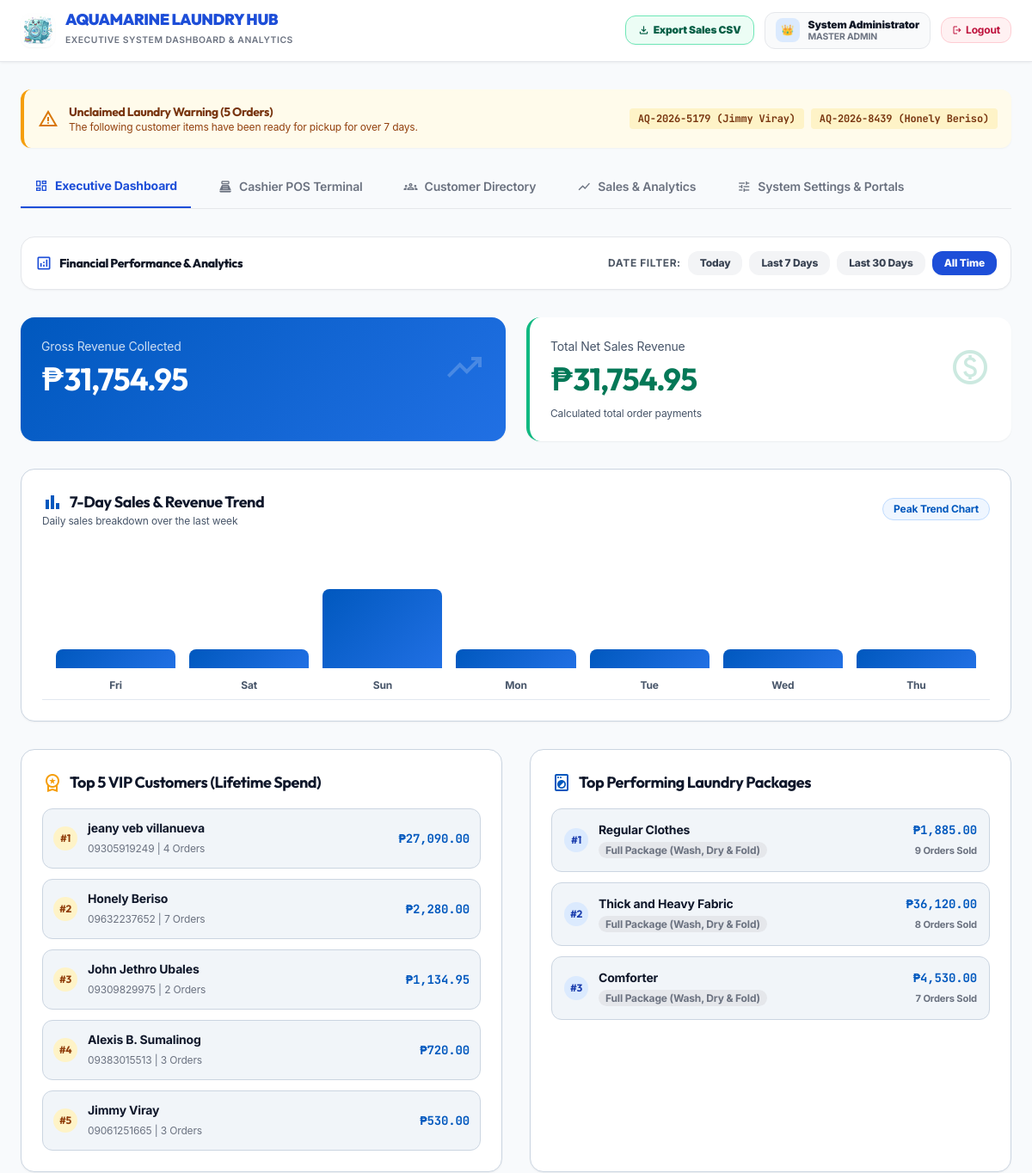
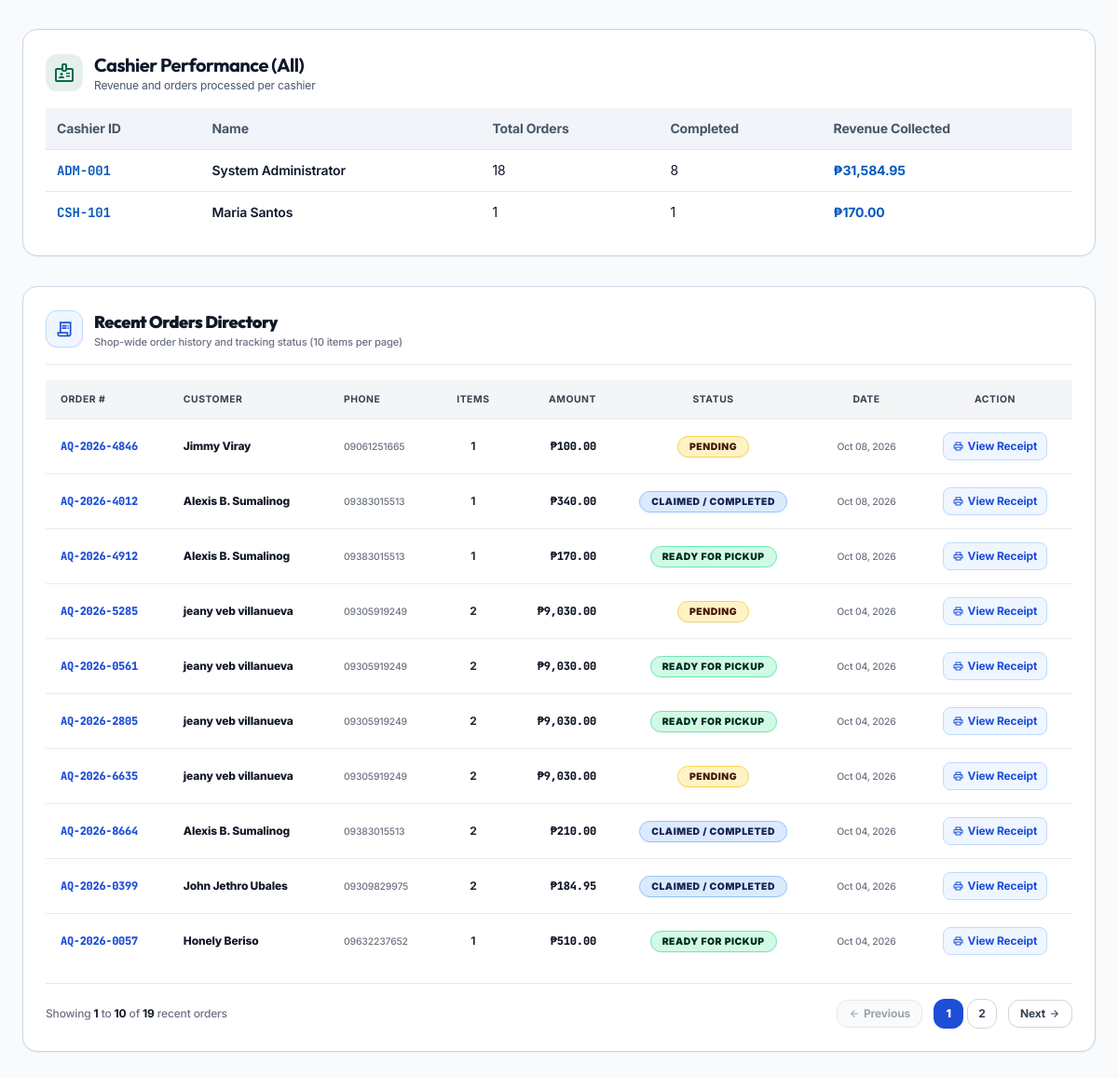
The page /pages/admin_dashboard.php on the database its author committed (2 pictures, top to bottom).
### tables this page shows
CREATE TABLE orders (
            id INTEGER PRIMARY KEY AUTOINCREMENT,
            tracking_number TEXT UNIQUE NOT NULL,
            customer_id INTEGER NOT NULL,
            total_weight REAL DEFAULT 0.0,
            subtotal REAL DEFAULT 0.0,
            discount REAL DEFAULT 0.0,
            total_amount REAL DEFAULT 0.0,
            paid_amount REAL DEFAULT 0.0,
            payment_status TEXT DEFAULT 'Pending',
            order_status TEXT DEFAULT 'Pending',
            estimated_pickup DATETIME,
            rack_location TEXT,
            notes TEXT,
            driver_name TEXT,
            created_by INTEGER,
            created_at DATETIME DEFAULT CURRENT_TIMESTAMP, payment_method TEXT DEFAULT 'Cash', reference_no TEXT, service_type TEXT DEFAULT 'walk_in', delivery_fee REAL DEFAULT 0.0, delivery_address TEXT, receipt_token TEXT,
            FOREIGN KEY (customer_id) REFERENCES customers(id)
        );

CREATE TABLE customers (
            id INTEGER PRIMARY KEY AUTOINCREMENT,
            customer_code TEXT UNIQUE NOT NULL,
            name TEXT NOT NULL,
            contact TEXT DEFAULT 'N/A',
            email TEXT,
            address TEXT,
            created_at DATETIME DEFAULT CURRENT_TIMESTAMP
        );

### pages/admin_dashboard.php (the view, shortened to what the rows shown need)
<?php
require_once __DIR__ . '/app/Database.php';
require_once __DIR__ . '/app/OrderService.php';
$orderService = new OrderService();
$dateRange = $_GET['range'] ?? 'all';
$topCustomers = $orderService->getTopCustomers(5);
$overdueOrders = $orderService->getOverdueOrders(7);
$recentOrders = $orderService->getAllOrdersWithCashier();
$page = max(1, (int)($_GET['page'] ?? 1));
$limit = 10;
$offset = ($page - 1) * $limit;
$paginatedRecentOrders = array_slice($recentOrders, $offset, $limit);
?>
<!DOCTYPE html>
<html class="light" lang="en">
<head>
    <link href="assets/css/offline-tailwind.css" rel="stylesheet"/>
    <script src="https://cdn.tailwindcss.com?plugins=forms,container-queries"></script>
    <script id="tailwind-config">
        tailwind.config = {
            darkMode: "class",
            theme: {
                extend: {
                    "colors": {
                        "primary": "#0058be",
                        "primary-container": "#2170e4",
                        "secondary": "#006c49",
                        "background": "#f8fafc",
                        "surface": "#f8fafc",
                        "on-surface": "#0f172a",
                        "on-surface-variant": "#475569",
                        "surface-container-lowest": "#ffffff",
                        "surface-container-low": "#f1f5f9"
                    },
                    "fontFamily": {
                        "headline": ["Outfit", "Plus Jakarta Sans", "sans-serif"],
                        "subheading": ["Plus Jakarta Sans", "sans-serif"],
                        "body": ["Inter", "sans-serif"],
                        "mono": ["JetBrains Mono", "monospace"]
                    }
                },
            },
        }
    </script>
</head>
<body class="bg-background font-body text-on-surface">
    <header class="bg-white border-b border-gray-200 px-6 py-3.5 sticky top-0 z-40 shadow-xs">
        <div class="max-w-7xl mx-auto flex flex-wrap items-center justify-between gap-4">
            <div class="flex items-center gap-3">
                <div>
                    <h1 class="text-lg font-black tracking-tight text-blue-700 font-headline uppercase leading-none">
                        AQUAMARINE LAUNDRY HUB
                    </h1>
                </div>
            </div>
        </div>
    </header>
    <main class="px-6 py-8 max-w-7xl mx-auto space-y-8">
        <?php if (!empty($overdueOrders)): ?>
            <div class="bg-amber-50 border-l-4 border-amber-500 p-4 rounded-xl flex justify-between items-center shadow-2xs">
                <div class="flex gap-2">
                    <?php foreach (array_slice($overdueOrders, 0, 2) as $oo): ?>
                        <span class="px-2.5 py-1 bg-amber-100 text-amber-900 text-xs rounded font-bold font-mono"><?= $oo['tracking_number'] ?> (<?= htmlspecialchars($oo['customer_name']) ?>)</span>
                    <?php endforeach; ?>
                </div>
            </div>
        <?php endif; ?>
        <div class="bg-surface-container-lowest p-6 rounded-2xl border border-outline shadow-sm mb-8">
            <div class="flex justify-between items-center mb-6">
                <div>
                    <h2 class="text-lg font-bold font-headline flex items-center gap-2">
                        <span class="material-symbols-outlined text-primary">bar_chart</span> 7-Day Sales & Revenue Trend
                    </h2>
                </div>
            </div>
        </div>
        <div class="grid grid-cols-1 lg:grid-cols-2 gap-8 mb-8">
            <div class="bg-surface-container-lowest p-6 rounded-2xl border border-outline shadow-sm">
                <h2 class="text-lg font-bold font-headline mb-4 flex items-center gap-2">
                    <span class="material-symbols-outlined text-amber-500">workspace_premium</span> Top 5 VIP Customers (Lifetime Spend)
                </h2>
                <div class="space-y-3">
                    <?php if (empty($topCustomers)): ?>
                        <p class="text-xs text-gray-500">No customer records yet.</p>
                    <?php else: ?>
                        <?php foreach ($topCustomers as $idx => $tc): ?>
                            <div class="p-3 bg-surface-container-low rounded-xl border flex justify-between items-center">
                                <div class="flex items-center gap-3">
                                    <span class="w-7 h-7 rounded-full bg-amber-100 text-amber-800 text-xs font-bold flex items-center justify-center font-headline">#<?= $idx + 1 ?></span>
                                    <div>
                                        <strong class="text-on-surface text-sm block"><?= htmlspecialchars($tc['name']) ?></strong>
                                        <span class="text-xs text-gray-500"><?= htmlspecialchars($tc['contact']) ?> | <?= $tc['total_orders'] ?> Orders</span>
                                    </div>
                                </div>
                                <span class="font-bold text-primary font-mono text-sm">₱<?= number_format($tc['total_spend'], 2) ?></span>
                            </div>
                        <?php endforeach; ?>
                    <?php endif; ?>
                </div>
            </div>
            <div class="bg-surface-container-lowest p-6 rounded-2xl border border-outline shadow-sm">
                <h2 class="text-lg font-bold font-headline mb-4 flex items-center gap-2">
                    <span class="material-symbols-outlined text-primary">local_laundry_service</span> Top Performing Laundry Packages
                </h2>
            </div>
        </div>
        <div class="bg-surface-container-lowest p-6 rounded-2xl shadow-sm border border-outline mb-8">
            <div class="flex items-center gap-3 mb-4">
                <div>
                    <h2 class="text-xl font-bold text-on-surface font-headline">Cashier Performance (<?= ucfirst($dateRange) ?>)</h2>
                </div>
            </div>
            <div class="overflow-x-auto">
                <table class="w-full text-left text-sm border-collapse">
                    <thead>
                        <tr class="bg-surface-container-low text-on-surface-variant font-semibold border-b">
                            <th class="p-3">Cashier ID</th>
                            <th class="p-3">Name</th>
                            <th class="p-3">Total Orders</th>
                            <th class="p-3">Completed</th>
                            <th class="p-3">Revenue Collected</th>
                        </tr>
                    </thead>
                </table>
            </div>
        </div>
        <div class="bg-surface-container-lowest p-6 rounded-2xl shadow-sm border border-outline space-y-4">
            <div class="flex flex-col sm:flex-row sm:items-center justify-between gap-4 pb-4 border-b border-gray-200/80">
                <div class="flex items-center gap-3">
                    <div>
                        <h2 class="text-lg font-black font-headline text-gray-900">Recent Orders Directory</h2>
                    </div>
                </div>
            </div>
            <div class="overflow-x-auto">
                <table class="w-full text-left text-sm border-collapse">
                    <thead>
                        <tr class="bg-gray-100/90 text-gray-700 font-extrabold uppercase text-3xs tracking-wider border-b border-gray-200">
                            <th class="px-4 py-3.5 text-left">Order #</th>
                            <th class="px-4 py-3.5 text-left">Customer</th>
                            <th class="px-4 py-3.5 text-left">Phone</th>
                            <th class="px-4 py-3.5 text-center">Items</th>
                            <th class="px-4 py-3.5 text-right">Amount</th>
                            <th class="px-4 py-3.5 text-center">Status</th>
                            <th class="px-4 py-3.5 text-center">Date</th>
                            <th class="px-4 py-3.5 text-center">Action</th>
                        </tr>
                    </thead>
                    <tbody class="divide-y divide-gray-200/80 text-xs">
                        <?php if (empty($paginatedRecentOrders)): ?>
                            <tr>
                                <td colspan="8" class="text-center py-10 text-gray-500 font-medium">No recent orders found.</td>
                            </tr>
                        <?php else: ?>
                            <?php foreach ($paginatedRecentOrders as $order): ?>
                                <tr class="hover:bg-blue-50/40 transition-colors">
                                    <td class="px-4 py-3.5 font-black text-blue-700 font-mono tracking-tight"><?= htmlspecialchars($order['order_number']) ?></td>
                                    <td class="px-4 py-3.5 font-extrabold text-gray-900"><?= htmlspecialchars($order['name']) ?></td>
                                    <td class="px-4 py-3.5 text-gray-500 text-3xs font-medium"><?= htmlspecialchars($order['phone']) ?></td>
                                    <td class="px-4 py-3.5 text-center font-bold text-gray-800"><?= $order['items_count'] ?></td>
                                    <td class="px-4 py-3.5 text-right font-black text-gray-900 font-mono">₱<?= number_format($order['total_amount'], 2) ?></td>
                                    <td class="px-4 py-3.5 text-center align-middle">
                                         <?php
                                             $curSt = strtolower($order['status'] ?? '');
                                             $badgeStyle = 'bg-blue-100 text-blue-950 border-blue-300';
                                             if (strpos($curSt, 'pending') !== false) {
                                                 $badgeStyle = 'bg-amber-100 text-amber-950 border-amber-300';
                                             } elseif (strpos($curSt, 'ready') !== false) {
                                                 $badgeStyle = 'bg-emerald-100 text-emerald-950 border-emerald-300';
                                             } elseif (strpos($curSt, 'delivery') !== false) {
                                                 $badgeStyle = 'bg-sky-100 text-sky-950 border-sky-300';
                                             }
                                         ?>
                                         <span class="px-3 py-1 rounded-full text-3xs font-black uppercase tracking-wider border shadow-2xs inline-block <?= $badgeStyle ?>">
                                             <?= htmlspecialchars($order['status']) ?>
                                         </span>
                                     </td>
                                    <td class="px-4 py-3.5 text-center text-gray-500 text-3xs font-medium"><?= date('M d, Y', strtotime($order['created_at'])) ?></td>
                                    <td class="px-4 py-3.5 text-center">
                                        <a href="receipt.php?token=<?= htmlspecialchars($order['receipt_token'] ?? $order['id']) ?>" class="text-blue-700 font-bold hover:bg-blue-100 bg-blue-50 px-2.5 py-1.5 rounded-lg text-xs border border-blue-200 inline-flex items-center gap-1 transition-all">
                                            <span class="material-symbols-outlined text-xs">print</span> View Receipt
                                        </a>
                                    </td>
                                </tr>
                            <?php endforeach; ?>
                        <?php endif; ?>
                    </tbody>
                </table>
            </div>
        </div>
    </main>
</body>
</html>

### rows shown on the page
orders: tracking_number "AQ-2026-5179", customer.name "Jimmy Viray"
orders: tracking_number "AQ-2026-8439", customer.name "Honely Beriso"
customers: name "jeany veb villanueva", contact "09305919249", total_orders "4", total_spend "27,090.00"
customers: name "Honely Beriso", contact "09632237652", total_orders "7", total_spend "2,280.00"
customers: name "John Jethro Ubales", contact "09309829975", total_orders "2", total_spend "1,134.95"
customers: name "Alexis B. Sumalinog", contact "09383015513", total_orders "3", total_spend "720.00"
customers: name "Jimmy Viray", contact "09061251665", total_orders "3", total_spend "530.00"
orders: tracking_number "AQ-2026-4846", name "Jimmy Viray", phone "09061251665", items_count "1", total_amount "100.00", status "PENDING", created_at "Oct 08, 2026"
orders: tracking_number "AQ-2026-4012", name "Alexis B. Sumalinog", phone "09383015513", items_count "1", total_amount "340.00", status "CLAIMED / COMPLETED", created_at "Oct 08, 2026"
orders: tracking_number "AQ-2026-4912", name "Alexis B. Sumalinog", phone "09383015513", items_count "1", total_amount "170.00", status "READY FOR PICKUP", created_at "Oct 08, 2026"
orders: tracking_number "AQ-2026-5285", name "jeany veb villanueva", phone "09305919249", items_count "2", total_amount "9,030.00", status "PENDING", created_at "Oct 04, 2026"
orders: tracking_number "AQ-2026-0561", name "jeany veb villanueva", phone "09305919249", items_count "2", total_amount "9,030.00", status "READY FOR PICKUP", created_at "Oct 04, 2026"
orders: tracking_number "AQ-2026-2805", name "jeany veb villanueva", phone "09305919249", items_count "2", total_amount "9,030.00", status "READY FOR PICKUP", created_at "Oct 04, 2026"
orders: tracking_number "AQ-2026-6635", name "jeany veb villanueva", phone "09305919249", items_count "2", total_amount "9,030.00", status "PENDING", created_at "Oct 04, 2026"
orders: tracking_number "AQ-2026-8664", name "Alexis B. Sumalinog", phone "09383015513", items_count "2", total_amount "210.00", status "CLAIMED / COMPLETED", created_at "Oct 04, 2026"
orders: tracking_number "AQ-2026-0399", name "John Jethro Ubales", phone "09309829975", items_count "2", total_amount "184.95", status "CLAIMED / COMPLETED", created_at "Oct 04, 2026"
orders: tracking_number "AQ-2026-0057", name "Honely Beriso", phone "09632237652", items_count "1", total_amount "510.00", status "READY FOR PICKUP", created_at "Oct 04, 2026"

### other values the page prints
$_SESSION['full_name'] "System Administrator"
count($overdueOrders) "5"
$stats['revenue'] "31,754.95"
$analytics['total_sales'] "31,754.95"
$st['day'] "Fri"
$st['day'] "Sat"
$st['day'] "Sun"
$st['day'] "Mon"
$st['day'] "Tue"
$st['day'] "Wed"
$st['day'] "Thu"
$ts['service_name'] "Regular Clothes"
$ts['category'] "Full Package (Wash, Dry & Fold)"
$ts['total_revenue'] "1,885.00"
$ts['total_orders'] "9"
